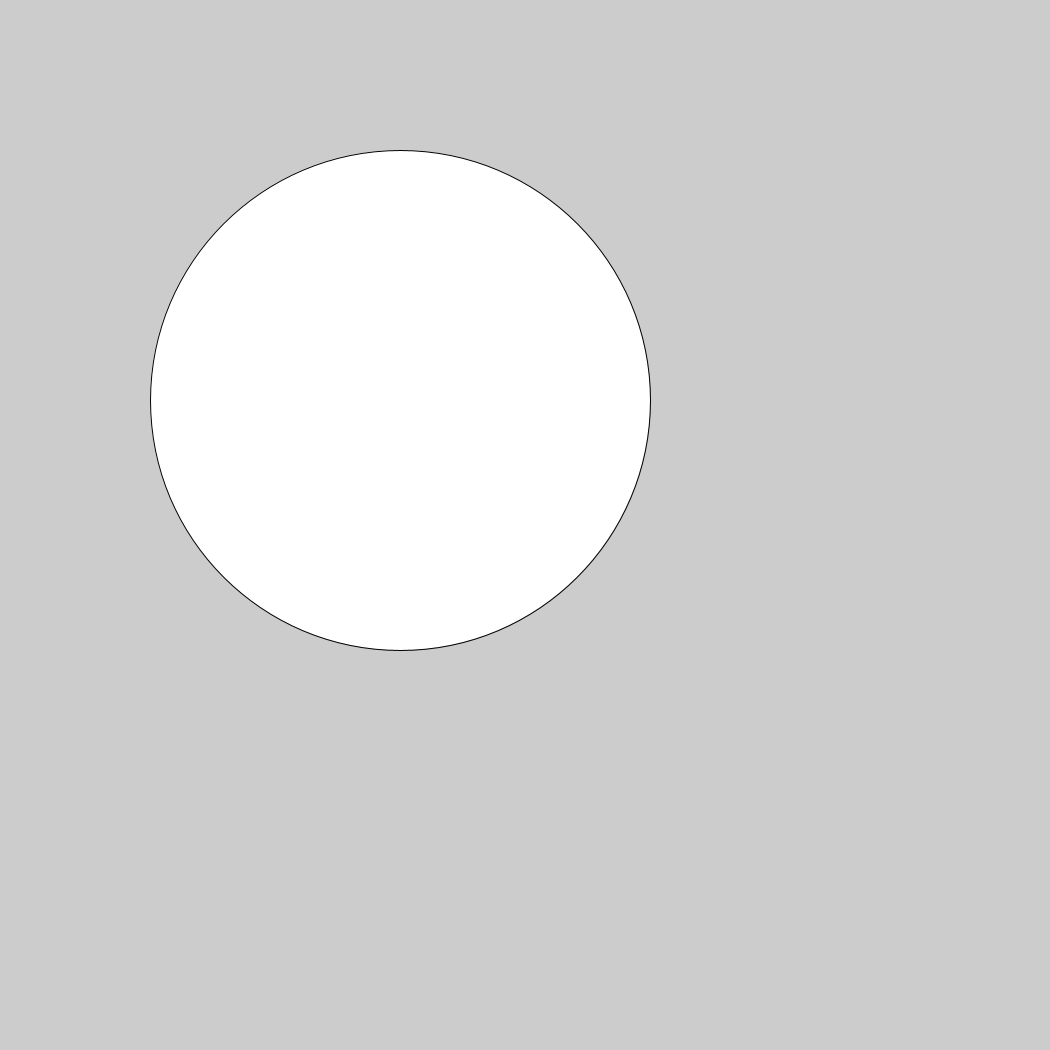
Frame 1 (no input)
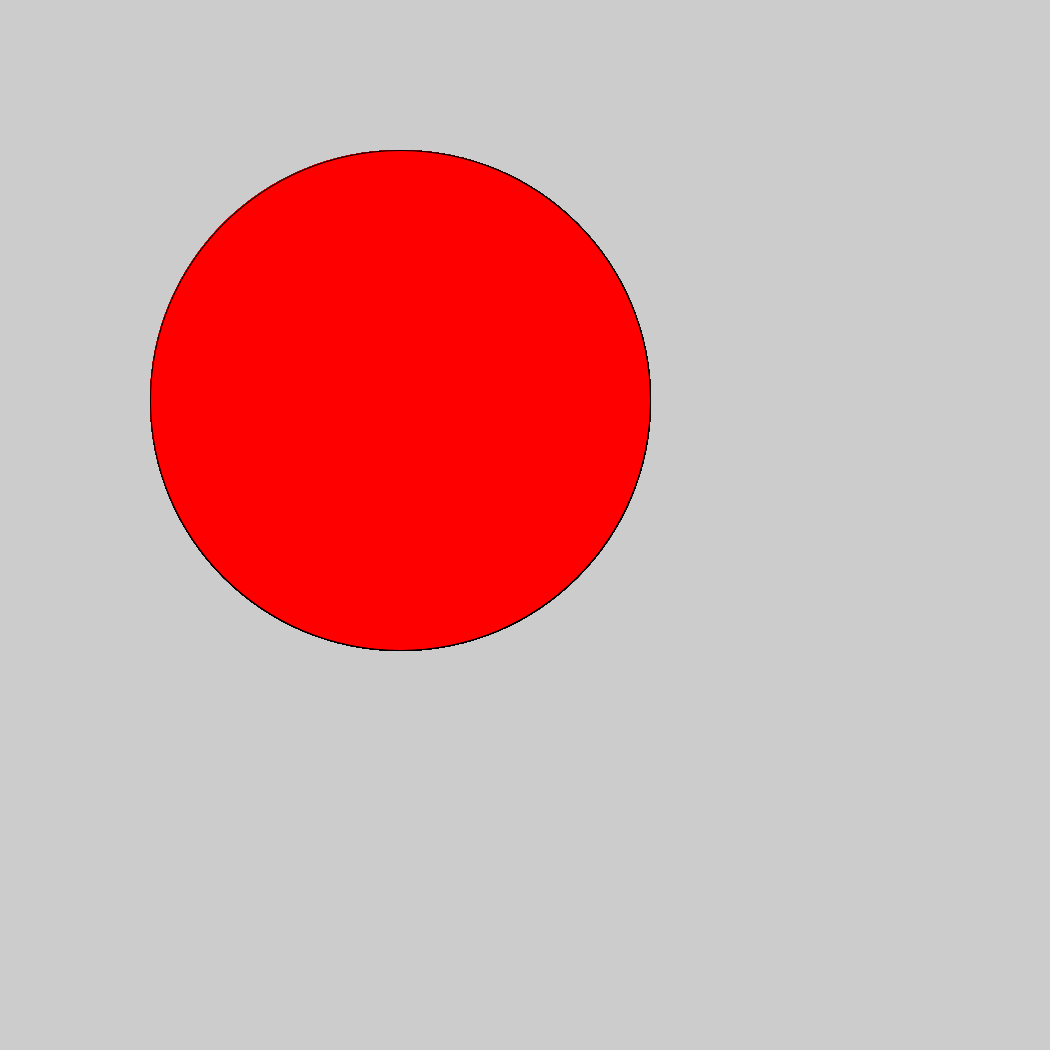
Frame 60 (the mouse pressed at the canvas centre just before this capture)
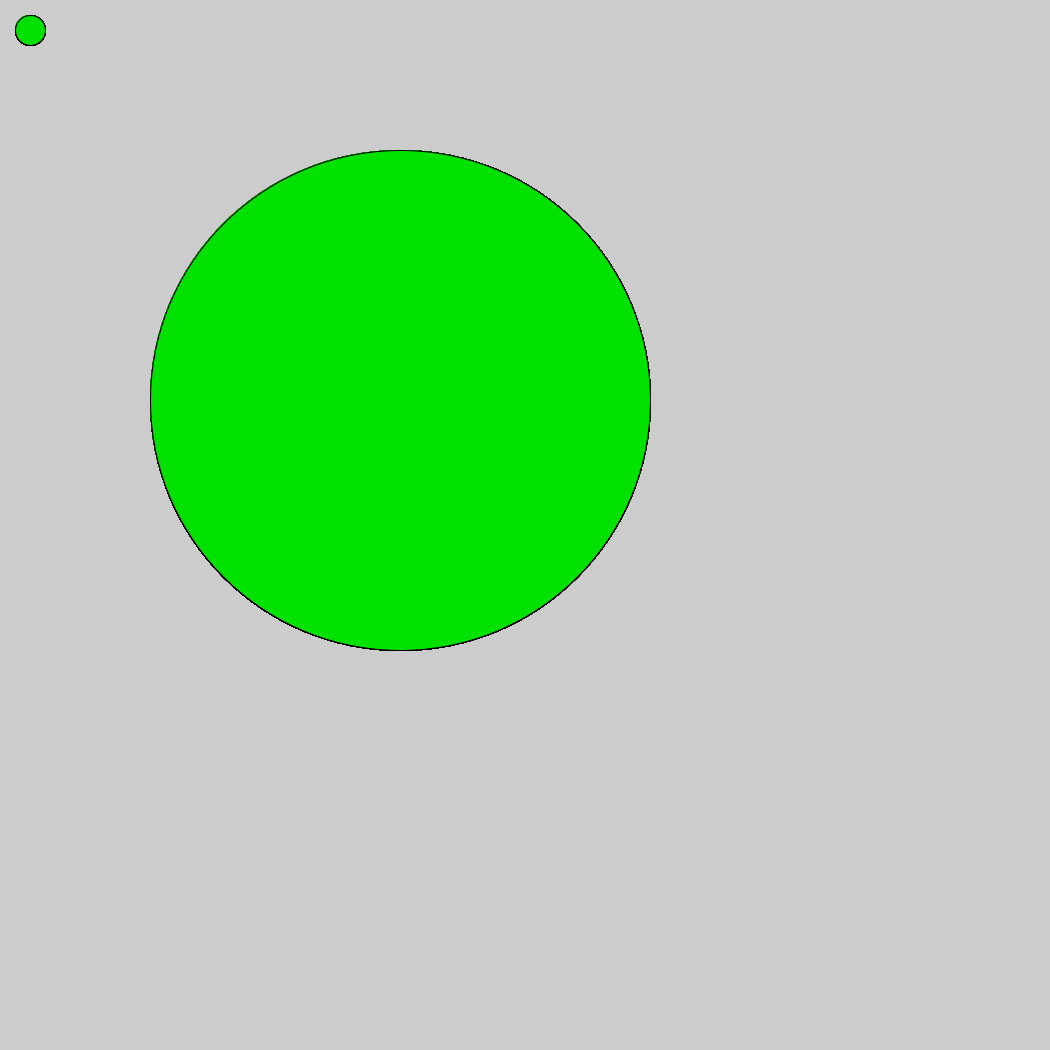
Frame 120 (the mouse held since frame 60 and released just before this capture)

The Processing sketch that drew these frames (run headless with seeded random() and noise(); from frame 60 on, the mouse is pressed at the canvas centre):

// Processing sketch: sketch_180216b
// ── sketch_180216b.pde
void setup(){
  size(1050,1050);
}
void draw(){
  ellipse(400,400,500,500);
  if(keyPressed) {
    fill(0,0,250);
  }
  else {
    fill(900,0,0);
    if(mousePressed){
    fill(0,225,0);
  int x=0;
  if (mousePressed){
 ellipse(30,30,30,30);
  }
 if (keyPressed){
   fill((int)random(255),(int)random(255),(int)random(255));
 }
  }
    }
  }
